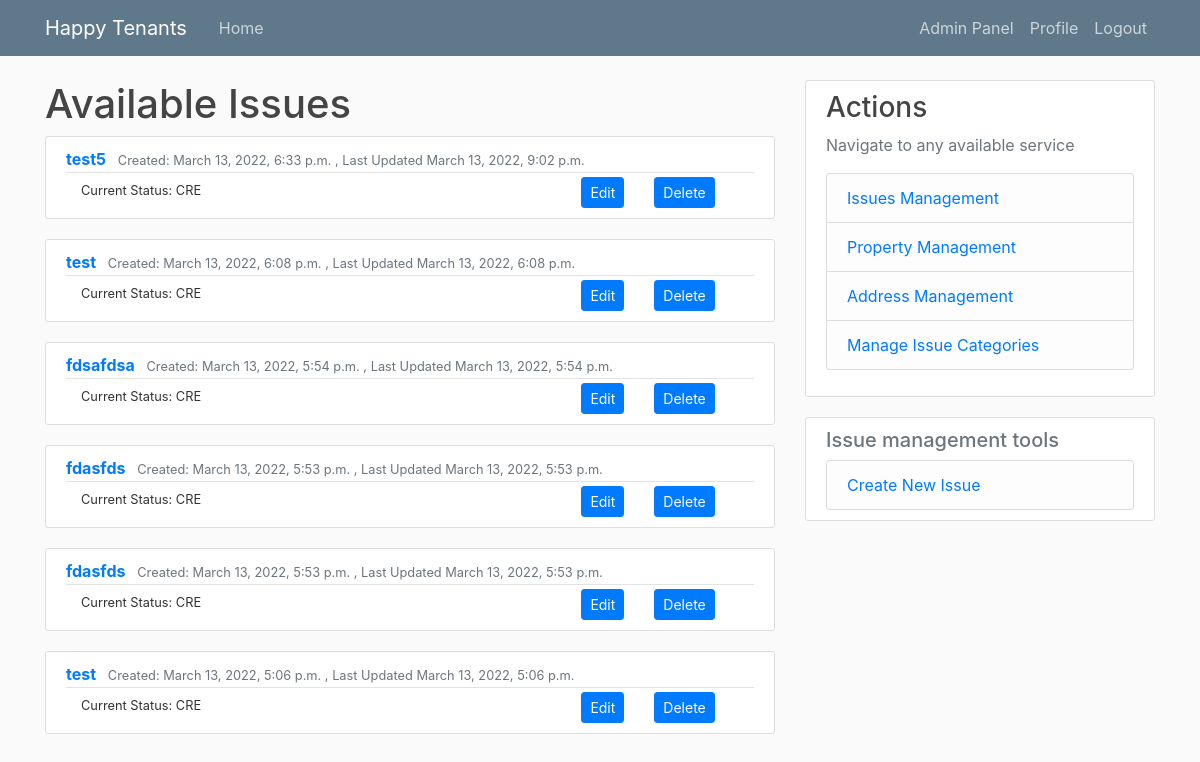
/issues/ (signed in), run on an earlier commit of the app's database.
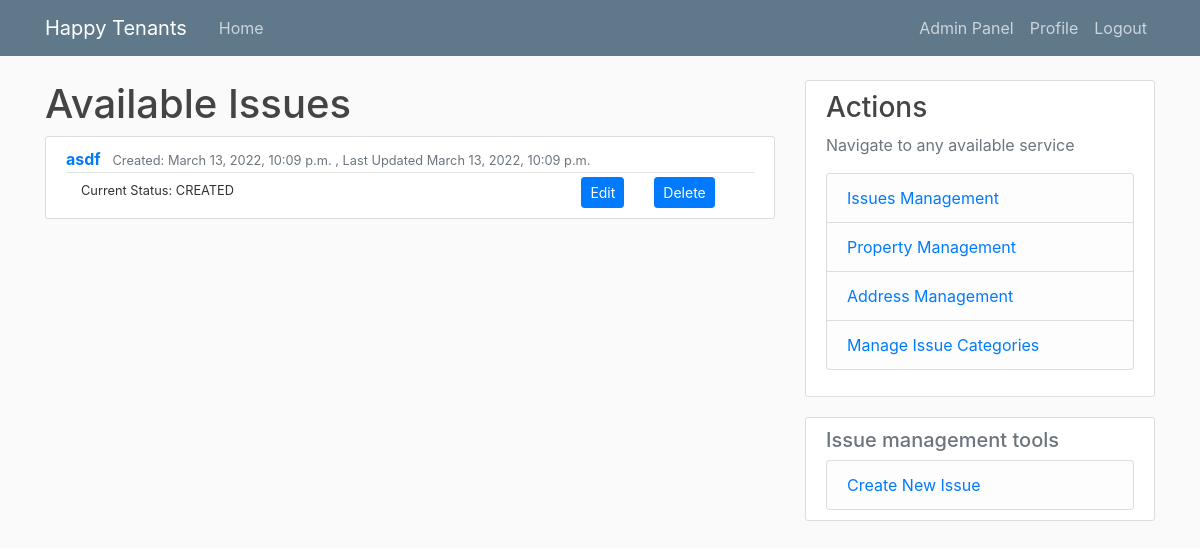
And on a later commit of the database.
### tenant_mgmt/models.py (models this page shows, shortened)
class Issue(models.Model):
    class StatusENUM(models.TextChoices):
        CRE = 'CREATED',
        ASS = 'ASSIGNED',
        PRO = 'IN_PROGRESS',
        COM = 'COMPLETED',
        DEL = 'DELETED',
        CLO = 'CLOSE'
    title = models.CharField(max_length=50, null=False, blank=False)
    description = models.TextField(max_length=200, null=False, blank=False)
    category = models.ForeignKey(IssueCategory, on_delete=models.SET_NULL, null=True)
    related_property = models.ForeignKey(Property, on_delete=models.CASCADE)
    status = models.CharField(max_length=20, choices=StatusENUM.choices, default=StatusENUM.CRE)
    assigner = models.ForeignKey(User, on_delete=models.SET_NULL, default=None, blank=True, null=True, related_name="assigned_by_issues_set")
    assignee = models.ForeignKey(User, on_delete=models.SET_NULL, default=None, blank=True, null=True, related_name="assigned_to_issues_set")
    submitter = models.ForeignKey(User, on_delete=models.CASCADE, related_name="submitted_issues_set")
    created = models.DateTimeField(auto_now_add=True)
    updated = models.DateTimeField(auto_now=True)
    def __str__(self) -> str:
        return self.title
    class Meta:
        ordering = ['-updated', '-created']

### tenant_mgmt/views.py (the view)
# urls.py: path('issues/', IssuesListView.as_view(), name='issues'),
@method_decorator([login_required], name='dispatch')
class IssuesListView(ListView):
    model = Issue
    template_name = 'tnt_mgmt/issue/list.html'
    context_object_name = 'issues'
    def get_queryset(self):
        if util.is_admin_or_manager(self.request.user):
            return Issue.objects.all()
        if util.is_employee(self.request.user):
            return Issue.objects.filter(assignee=self.request.user)
        else:
            return Issue.objects.filter(submitter=self.request.user)

### tenant_mgmt/templatetags/extra_filters.py (called while the page is built)
@register.filter(name='has_groups')
def has_groups(user, group_names):
    groups = list(group_names.split('|'))
    userGroups = user.groups.all()
    for groupName in groups:
        group = Group.objects.get(name=groupName)
        if group in userGroups:
            return True
    return False

@register.filter(name='is_active')
def is_active(user):
    return len(user.groups.all()) > 0

### tenant_mgmt/util.py (called while the page is built)
def is_admin_or_manager(user):
    return is_admin(user) or is_manager(user)

def is_admin(user):
    return Group.objects.get(name='administrator') in user.groups.all()

### tenant_mgmt/templates/tnt_mgmt/issue/list.html
{% extends "./base.html" %} {% block content %}
<h1>Available Issues</h1>
{% for issue in issues %}
<article class="media content-section">
  <div class="media-body">
    <div class="article-metadata">
      <a class="mr-2" href="{% url 'issueDetails' issue.id %}"> <b> {{ issue }} </b></a>
      <small class="text-muted"
        >Created: {{ issue.created}} , Last Updated {{issue.updated}}</small>
    </div>
    <div class="container">
      <div class="row">
        <div class="col">
          <small> Current Status: {{issue.status}}</small>
        </div>
        <div class="col-md-auto">
          <a class="btn btn-primary btn-sm" href="{% url 'issueEdit' issue.id %}" role="button">Edit</a>
        </div>
        <div class="col col-lg-2">
          <a class="btn btn-primary btn-sm" href="{% url 'issueDelete' issue.id %}" role="button">Delete</a>
        </div>
      </div>
    </div>
  </div>
</article>
{% empty %}
<small>Empty</small>
{% endfor %} {% endblock content %}

### tenant_mgmt/templates/tnt_mgmt/issue/base.html (shortened to what this page needs)
{% extends "tnt_mgmt/base.html" %}
{% block additional_actions %}
    <div class="content-section">
        <h5 class='text-muted'>Issue management tools</h5>
        <ul class="list-group">
            <li class="list-group-item list-group-item-light"><a href="{% url 'newIssue' %}">Create New Issue</a></li>
        </ul>
    </div>
{% endblock additional_actions %}

### tenant_mgmt/templates/tnt_mgmt/base.html (shortened to what this page needs)
{% load static %}
{% load extra_filters %}
<!DOCTYPE html>
<html>
    <head>
        <link rel="stylesheet" href="https://cdn.jsdelivr.net/npm/bootstrap@4.3.1/dist/css/bootstrap.min.css">
        <link rel="stylesheet" href="{% static 'tnt_mgmt/base.css'%}" type="text/css">
    </head>
    <body>
        <header class="site-header">
            <nav class="navbar navbar-expand-md navbar-dark bg-steel fixed-top">
              <div class="container">
                <a class="navbar-brand mr-4" href="{% url 'tnt-mgmt-home' %}">Happy Tenants</a>
                <div class="collapse navbar-collapse" id="navbarToggle">
                  <div class="navbar-nav mr-auto">
                    <a class="nav-item nav-link" href="{% url 'tnt-mgmt-home' %}">Home</a>
                  </div>
                  <div class="navbar-nav">
                    {% if request.user.is_authenticated %}
                      {% if request.user|has_groups:"administrator" %}
                        <a class="nav-item nav-link" href="/../admin">Admin Panel</a>
                      {% endif %}
                      <a class="nav-item nav-link" href="{% url 'profile' %}">Profile</a>
                      <a class="nav-item nav-link" href="{% url 'logout' %}">Logout</a>
                    {% else %}
                      <a class="nav-item nav-link" href="{% url 'login' %}">Login</a>
                      <a class="nav-item nav-link" href="{% url 'register' %}">Register</a>
                    {% endif %}
                  </div>
                </div>
              </div>
            </nav>
        </header>
        <main role="main" class="container">
            <div class="row">
              <div class="col-md-8">
                {% block content %}{% endblock %}
              </div>
              {% if request.user.is_authenticated %}
              <div class="col-md-4">
                <div class="content-section">
                  <h3>Actions</h3>
                  {% if not request.user|is_active %}
                    <p class='text-muted'>No available services</p>
                  {% else %}
                    <p class='text-muted'>Navigate to any available service
                      <ul class="list-group">
                        <li class="list-group-item list-group-item-light"><a href="{% url 'issues' %}">Issues Management</a></li>
                        {% if request.user|has_groups:"administrator|manager" %}
                          <li class="list-group-item list-group-item-light"><a href="{% url 'properties'%}">Property Management</a></li>
                          <li class="list-group-item list-group-item-light"><a href="{% url 'addresses'%}">Address Management</a></li>
                        {% endif %}
                        {% if request.user|has_groups:"administrator" %}
                          <li class="list-group-item list-group-item-light"><a href="{% url 'categories'%}">Manage Issue Categories</a></li>
                        {% endif %}
                      </ul>
                    </p>
                  {% endif %}
                </div>
                {% block additional_actions %}{% endblock %}
              </div>
              {% endif %}
            </div>
          </main>
    </body>
</html>

### tenant_mgmt/static/tnt_mgmt/base.css (style rules this page uses)
body { background: #fafafa; color: #333333; margin-top: 5rem; }
h1, h2, h3, h4, h5, h6 { color: #444444; }
ul { margin: 0; }
.bg-steel { background-color: #5f788a; }
.site-header .navbar-nav .nav-link { color: #cbd5db; }
.content-section { background: #ffffff; padding: 10px 20px; border: 1px solid #dddddd; border-radius: 3px; margin-bottom: 20px; }
.article-metadata { padding-bottom: 1px; margin-bottom: 4px; border-bottom: 1px solid #e3e3e3 }

What changed in the data, as far as the page shows it:
removed Issue: title "test5", created "March 13, 2022, 6:33 p.m.", updated "March 13, 2022, 9:02 p.m.", status "CRE"
removed Issue: title "test", created "March 13, 2022, 6:08 p.m.", updated "March 13, 2022, 6:08 p.m.", status "CRE"
removed Issue: title "fdsafdsa", created "March 13, 2022, 5:54 p.m.", updated "March 13, 2022, 5:54 p.m.", status "CRE"
removed Issue: title "fdasfds", created "March 13, 2022, 5:53 p.m.", updated "March 13, 2022, 5:53 p.m.", status "CRE"
removed Issue: title "fdasfds", created "March 13, 2022, 5:53 p.m.", updated "March 13, 2022, 5:53 p.m.", status "CRE"
removed Issue: title "test", created "March 13, 2022, 5:06 p.m.", updated "March 13, 2022, 5:06 p.m.", status "CRE"
added Issue: title "asdf", created "March 13, 2022, 10:09 p.m.", updated "March 13, 2022, 10:09 p.m.", status "CREATED"
